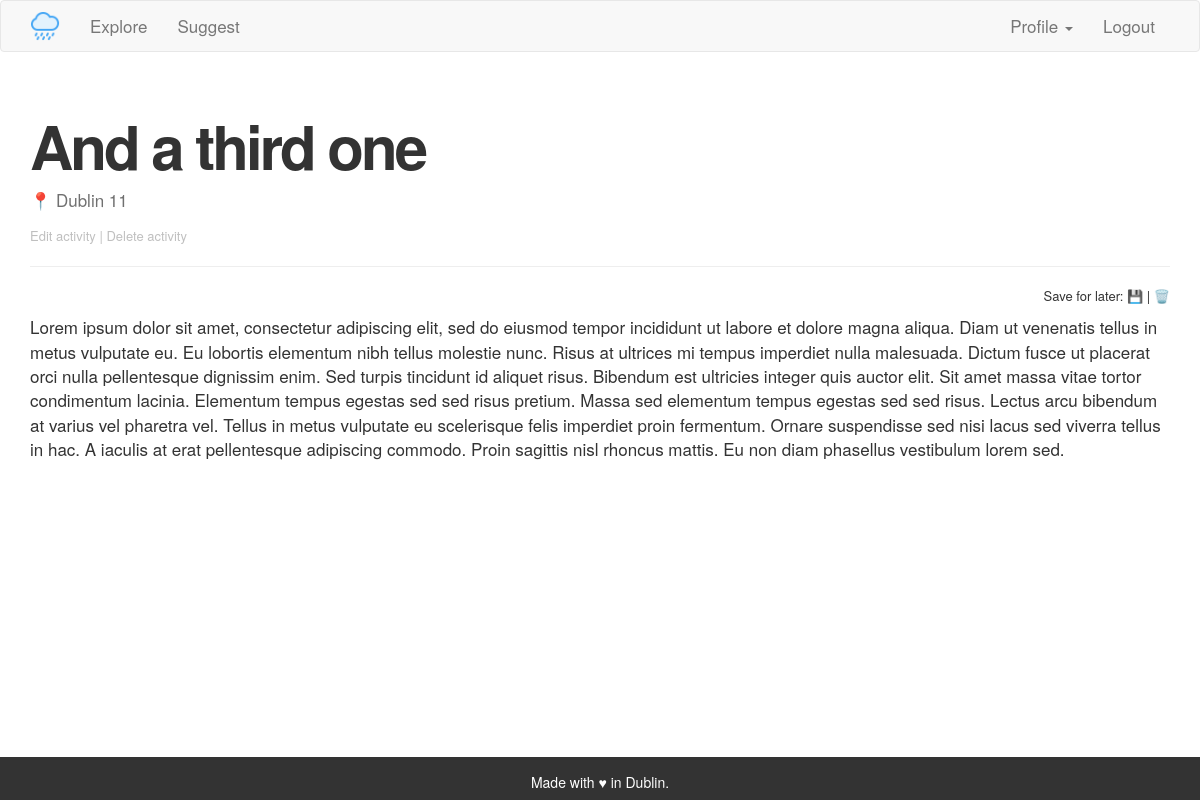
Screenshot of /activity/3 (signed in) with the database file from the repository.
### app/models.py (models this page shows, shortened)
class Activity(db.Model):
    id = db.Column(db.Integer, primary_key=True)
    title = db.Column(db.String(140))
    body = db.Column(db.String(1400))
    location = db.Column(db.String(140))
    timestamp = db.Column(db.DateTime, index=True, default=datetime.utcnow)
    user_id = db.Column(db.Integer, db.ForeignKey('user.id'))
    moderation = db.Column(db.Integer, default=1)

### app/routes.py (the view)
@app.route('/activity/<activityid>')
@login_required
def activitypage(activityid):
    activitypage = Activity.query.filter_by(id=activityid).first_or_404()
    activities = Activity.query.filter_by(id=activityid).all()
    return render_template('activity.html', id=activityid,
        activityid = activityid, activitypage=activitypage)

### app/models.py (called while the page is built)
@login.user_loader
def load_user(id):
    return User.query.get(int(id))

### app/routes.py (called while the page is built)
@app.before_request
def before_request():
    if current_user.is_authenticated:
        current_user.last_seen = datetime.utcnow()
        db.session.commit()

### app/templates/activity.html (shortened to what this page needs)
{% extends "base.html" %}
{% block app_content %}
<div class="activitypage">
    <h1>{{ activitypage.title }}</h1>
    <p class="activitypagelocation">📍 {{ activitypage.location }}</p>
    {% if current_user.id == activitypage.user_id %}
        <p class="editlinks"><a href="{{ url_for('edit_activity', activityid=id) }}">Edit activity</a> | <a href="{{ url_for('delete_activity', activityid=id) }}">Delete activity</a></p>
    {% endif %}
    <hr>
    <p class="saveforlater">Save for later: <a href="{{ url_for('bookmark', activityid=id) }}">💾</a> | <a href="{{ url_for('removebookmark', activityid=id) }}">🗑️</a></p>
    <p class="activitybody">{{ activitypage.body }}</p>
</div>
{% endblock %}

### app/static/custom.css (style rules this page uses)
p { font-size: 17px !important; }
h1 { font-size: 60px; font-weight: 600 !important; letter-spacing: -3px; margin-top: 40px !important; }
.editlinks { font-size: 13px !important; color: #33333350; margin-top: 15px !important; }
.editlinks a { color: #33333350; }
.activitybody { white-space: break-spaces; }
.saveforlater { font-size: 13px !important; text-align: right; }
.activitypage { width: 100%; }
.activitypagelocation { color: #707070; margin-right: 20px; margin-top: 10px; text-transform: capitalize; }

### rows the page displays
Activity: title "And a third one", location "Dublin 11", body "Lorem ipsum dolor sit amet, consectetur adipiscing elit, sed do eiusmod tempor incididunt ut labore et dolore magna aliqua. Diam ut venenatis tellus in metus vulputate eu. Eu lobortis elementum nibh tellus molestie nunc. Risus at ultrices mi tempus imperdiet nulla malesuada. Dictum fusce ut placerat orci nulla pellentesque dignissim enim. Sed turpis tincidunt id aliquet risus. Bibendum est ultricies integer quis auctor elit. Sit amet massa vitae tortor condimentum lacinia. Elementum tempus egestas sed sed risus pretium. Massa sed elementum tempus egestas sed sed risus. Lectus arcu bibendum at varius vel pharetra vel. Tellus in metus vulputate eu scelerisque felis imperdiet proin fermentum.…"
